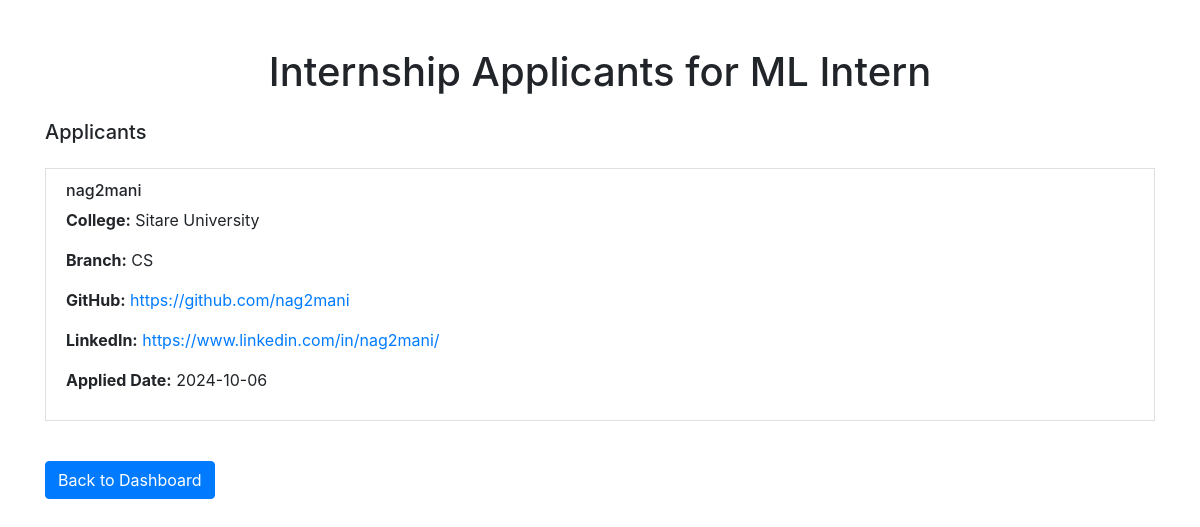
The page /internship_applicants/2/ (signed in) on the database its author committed.
### home/models.py (models this page shows, shortened)
class Internship(models.Model):
    company = models.ForeignKey(Company, on_delete=models.CASCADE)
    title = models.CharField(max_length=255, default='Internship')
    description = models.TextField()
    field = models.CharField(max_length=255)
    category = models.CharField(max_length=255)
    stipend = models.CharField(max_length=20)
    location = models.CharField(max_length=255)
    expiry_date = models.DateField()
    created_date = models.DateField(auto_now_add=True)
    skills = models.TextField()
    student_applied = models.JSONField()  # To store hashmap of students applied

class Student(models.Model):
    user = models.OneToOneField(User, on_delete=models.CASCADE)  # Connect with the User model
    student_name = models.CharField(max_length=255, blank=True, null=True)
    college = models.CharField(max_length=255)
    branch = models.CharField(max_length=255)
    github = models.URLField(blank=True, null=True)
    email = models.EmailField(max_length=255, blank=True, null=True)
    linkedin = models.URLField(blank=True, null=True)
    profile_picture = models.ImageField(upload_to='profile_pictures/students/', blank=True, null=True)

### home/views.py (the view)
# urls.py: path('internship_applicants/<int:internship_id>/', internship_applicants, name='internship_applicants'),
@login_required(login_url="/login/")
def internship_applicants(request, internship_id):
    internship = get_object_or_404(Internship, id=internship_id, company=request.user.company)
    applicants = []
    for student_id, application_details in internship.student_applied.items():
        student = get_object_or_404(Student, id=student_id)
        applicants.append({
            'student': student,
            'application_details': application_details
        })
    return render(request, 'internship_applicants.html', {'internship': internship, 'applicants': applicants})

### home/templates/internship_applicants.html (shortened to what this page needs)
<!DOCTYPE html>
<html lang="en">
<head>
    <link href="https://stackpath.bootstrapcdn.com/bootstrap/4.5.2/css/bootstrap.min.css" rel="stylesheet">
</head>
<body>
    <div class="container mt-5">
        <h1 class="text-center">Internship Applicants for {{ internship.title }}</h1>
        <div class="mt-4">
            <h5>Applicants</h5>
            <ul class="list-group">
                {% for applicant in applicants %}
                <div class="my-3">
                    <li class="list-group-item">
                        <h6>{{ applicant.student.user.username }}</h6>
                        <p><strong>College:</strong> {{ applicant.student.college }}</p>
                        <p><strong>Branch:</strong> {{ applicant.student.branch }}</p>
                        <p><strong>GitHub:</strong> <a href="{{ applicant.student.github }}" target="_blank">{{ applicant.student.github }}</a></p>
                        <p><strong>LinkedIn:</strong> <a href="{{ applicant.student.linkedin }}" target="_blank">{{ applicant.student.linkedin }}</a></p>
                        <p><strong>Applied Date:</strong> {{ applicant.application_details.applied_date }}</p>
                    </li>
                </div>
                {% empty %}
                <li class="list-group-item">No applicants yet.</li>
                {% endfor %}
            </ul>
        </div>
        <div class="mt-4">
            <a href="{% url 'company' %}" class="btn btn-primary">Back to Dashboard</a>
        </div>
    </div>
</body>
</html>

### rows shown on the page
Internship: title "ML Intern"
Student: student.user.username "nag2mani", student.college "Sitare University", student.branch "CS", student.github "https://github.com/nag2mani", student.linkedin "https://www.linkedin.com/in/nag2mani/", application_details.applied_date "2024-10-06"
